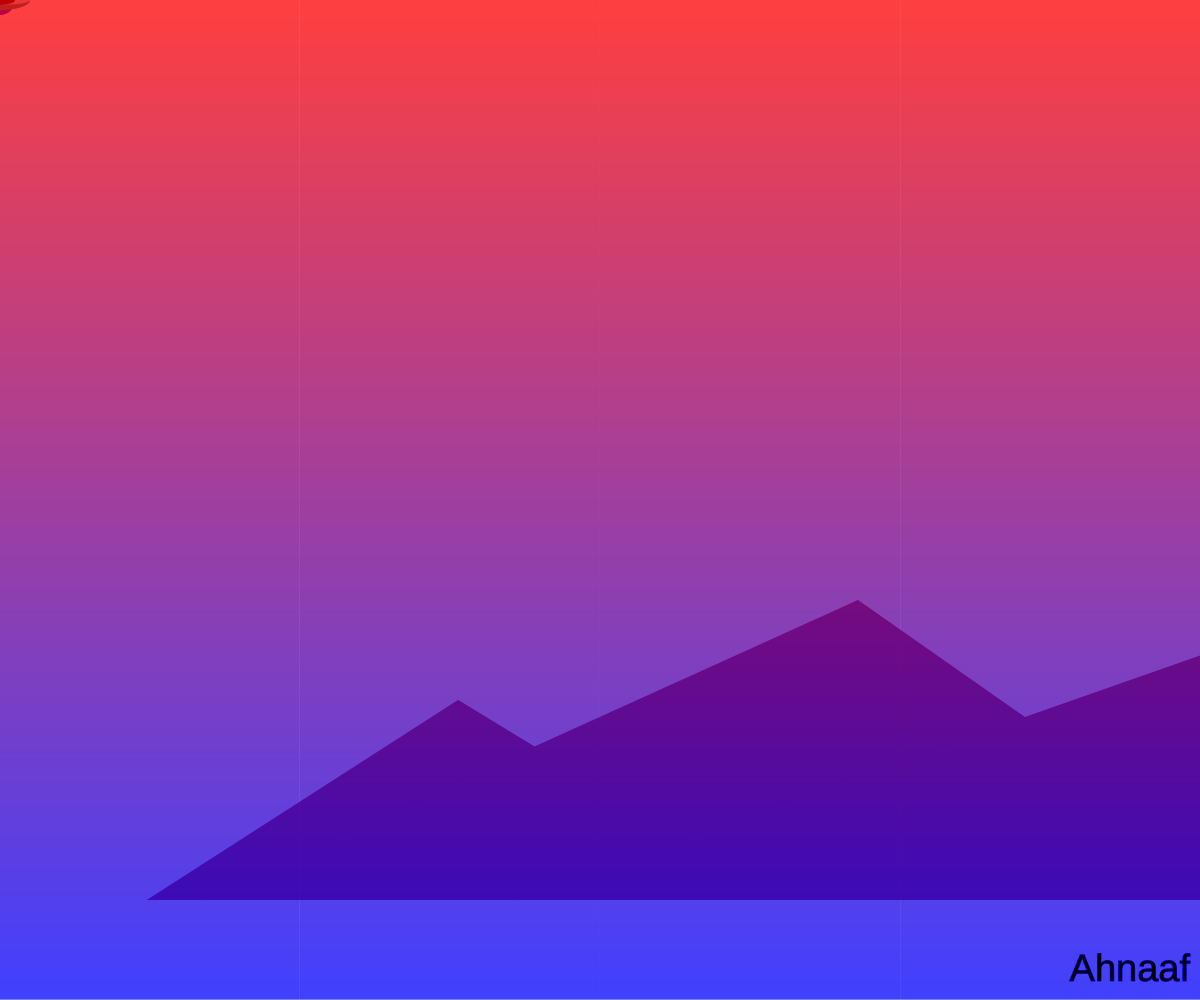
Frame 1 (no input)
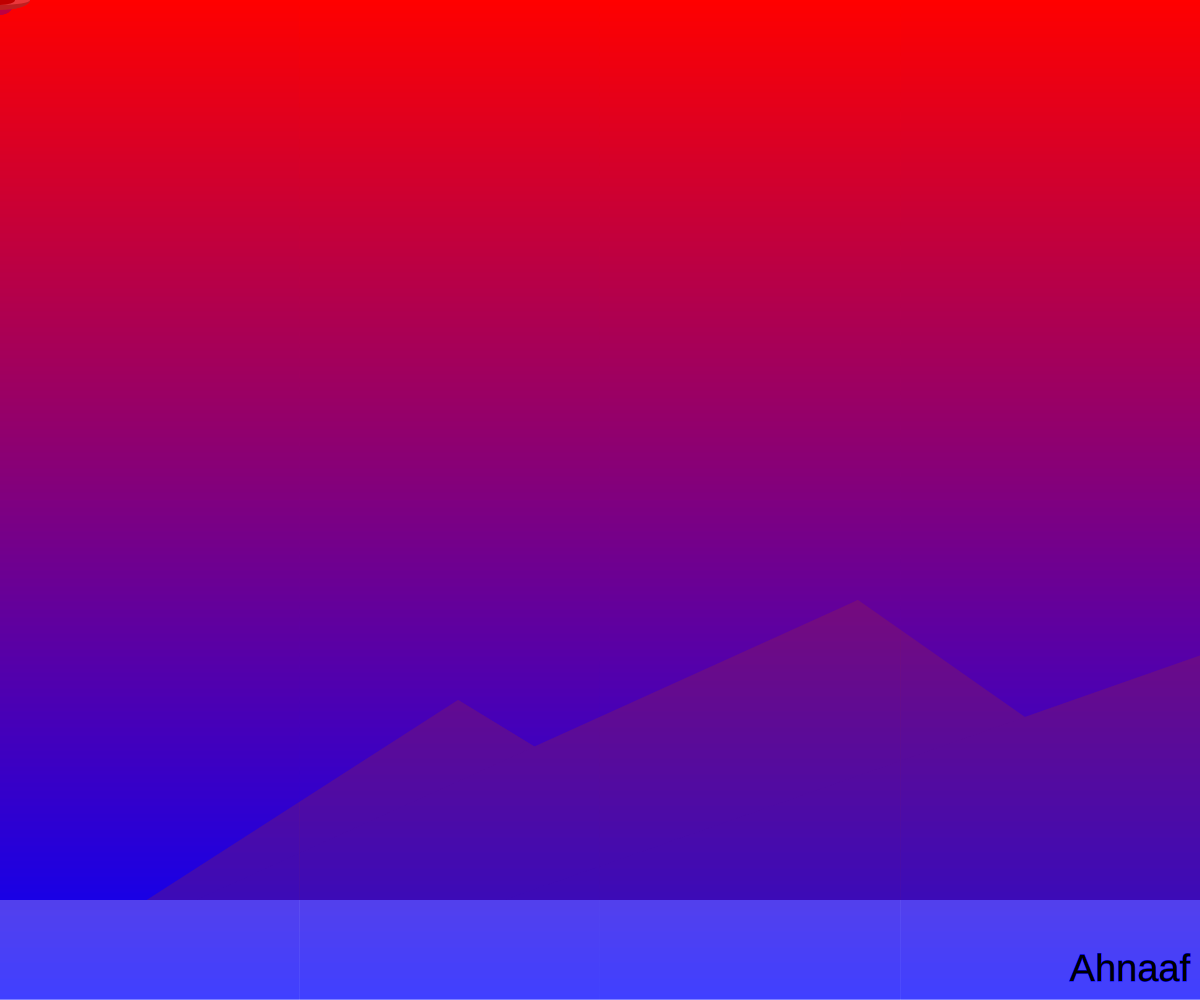
Frame 60 (no input)
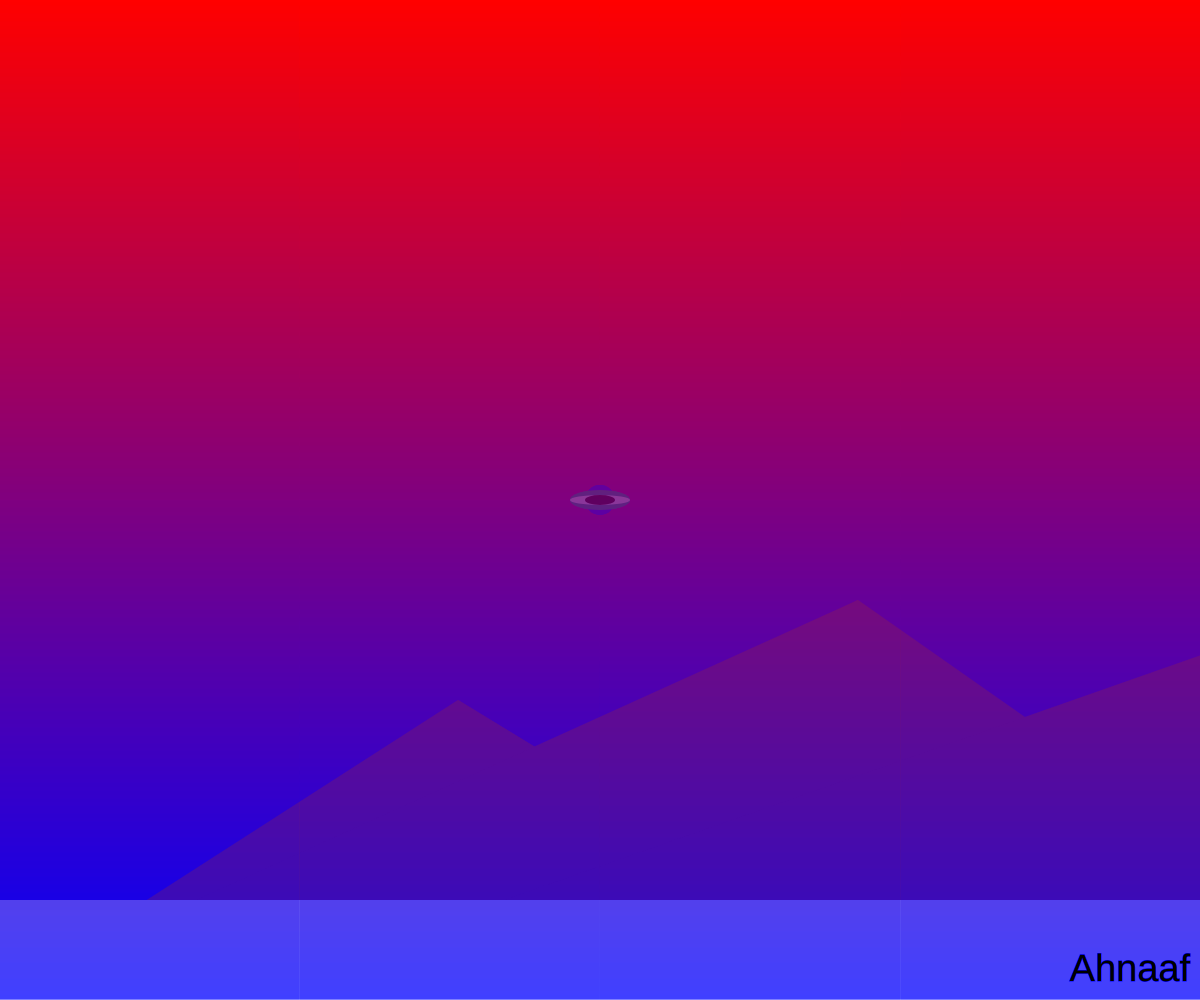
Frame 120 (the mouse pressed at the canvas centre since frame 60)

The p5.js sketch that drew these frames (run headless with seeded random() and noise() and a simulated clock; from frame 60 on, the mouse is pressed at the canvas centre):

// p5.js sketch
// ── sketch.js
// Interactive Scene 
// Ahnaaf Islam
// February 11, Wednesday, 2026
//
let topcolor, bottomcolor;

function setup() {
  createCanvas(windowWidth, windowHeight);
}

function sky(){
   topcolor = color("red");   // top color is light blue
  bottomcolor = color("blue");    // bottom color is orange
  for (let y = 0; y < height; y++) { // this will allow to make 
    let n = map(y, 0, height, 0, 1);

    // lerpColor blends 2 colors to make a color in between them
    let newcolor = lerpColor(topcolor, bottomcolor, n);
    stroke(newcolor);          // new color put on brush
    line(0, y, width, y);      // draw horizontal line
  }
}

function spaceship(){ // this is a function helps to built the shapes altogether as one 
  fill("blue");
  circle(mouseX, mouseY, 30, 450, 50); // the mouseX and mouseY are the variables which allows the user to move the this object around
  fill("teal");
   ellipse(mouseX, mouseY, 60, 20, 90, 20, 6);   // by moving their mouse.
   fill("lightBlue");
   ellipse(mouseX, mouseY, 60, 10, 90, 20, 0); //As we can see the same variables are at the shapes which allows it to move all at the same time.
   fill("black");
   ellipse(mouseX, mouseY, 30, 10, 10, 10, 4);  
  
}


function pyramid(){ // this function allows the program to create the pyramids in the landscape
  noStroke(); // this variable 
  fill("brown");
  triangle(630, 975, 458, 700, 786, 900);
  triangle(30, 975, 458, 700, 786, 900);
  triangle(100, 975, 858, 600, 786, 900);
  triangle(30, 975, 858, 600, 1286, 900);
  triangle(290, 975, 1358, 600, 1286, 1000);
  triangle(1990, 975, 1358, 600, 1286, 1000);
}

function land(){
  fill("lightBrown");
  rect(0, 900, 1955, 900);
}

function grass(){
  fill("Light");
  rect(0, 880, 1955, 400); 
}

function moon(){
  fill("white")
  circle(1500, 150, 100);
}


  



function draw() { // This function allows to user's code to run 
  moon();
  pyramid();
  spaceship();
  land();
  spaceship();
   sky();

  textAlign(RIGHT, BOTTOM);
  textSize(38);
  text("Ahnaaf", width-10, height-10); 

  // if (y > 700){
  //   blendMode(OVERLAY);
  //   noStroke();
    

  }
